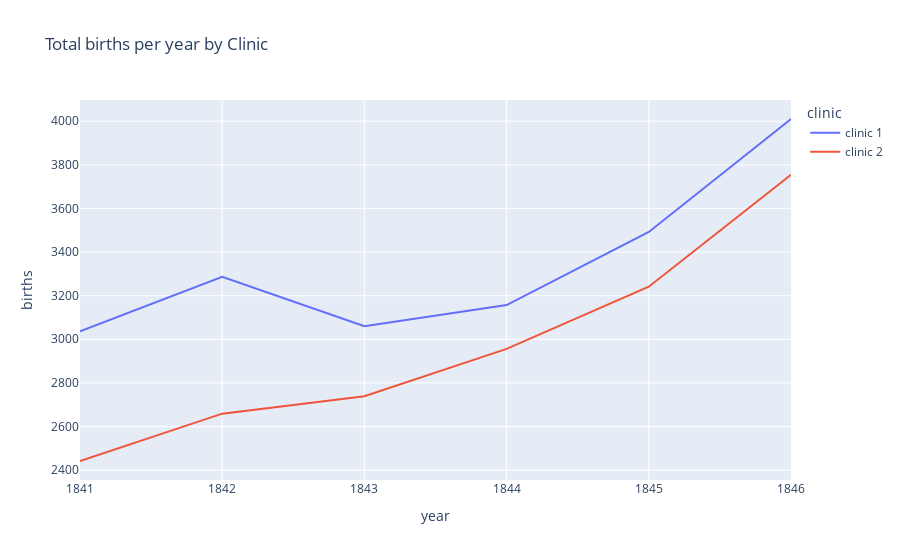

The notebook cell saved with this chart:
### Code cell
line = px.line(df_yearly, 
               x='year', 
               y='births',
               color='clinic',
               title='Total births per year by Clinic')
 
line.show()

### Figure 1 — Plotly figure (JSON) as saved in the notebook; plotly's stock layout.template omitted (floating-point values rounded to 4 significant figures)
{"data": [{"hovertemplate": "clinic=clinic 1<br>year=%{x}<br>births=%{y}<extra></extra>", "legendgroup": "clinic 1", "line": {"color": "#636efa", "dash": "solid"}, "marker": {"symbol": "circle"}, "mode": "lines", "name": "clinic 1", "orientation": "v", "showlegend": true, "type": "scatter", "x": [1841, 1842, 1843, 1844, 1845, 1846], "xaxis": "x", "y": [3036, 3287, 3060, 3157, 3492, 4010], "yaxis": "y"}, {"hovertemplate": "clinic=clinic 2<br>year=%{x}<br>births=%{y}<extra></extra>", "legendgroup": "clinic 2", "line": {"color": "#EF553B", "dash": "solid"}, "marker": {"symbol": "circle"}, "mode": "lines", "name": "clinic 2", "orientation": "v", "showlegend": true, "type": "scatter", "x": [1841, 1842, 1843, 1844, 1845, 1846], "xaxis": "x", "y": [2442, 2659, 2739, 2956, 3241, 3754], "yaxis": "y"}], "layout": {"legend": {"title": {"text": "clinic"}, "tracegroupgap": 0}, "title": {"text": "Total births per year by Clinic"}, "xaxis": {"anchor": "y", "domain": [0, 1], "title": {"text": "year"}}, "yaxis": {"anchor": "x", "domain": [0, 1], "title": {"text": "births"}}}}
